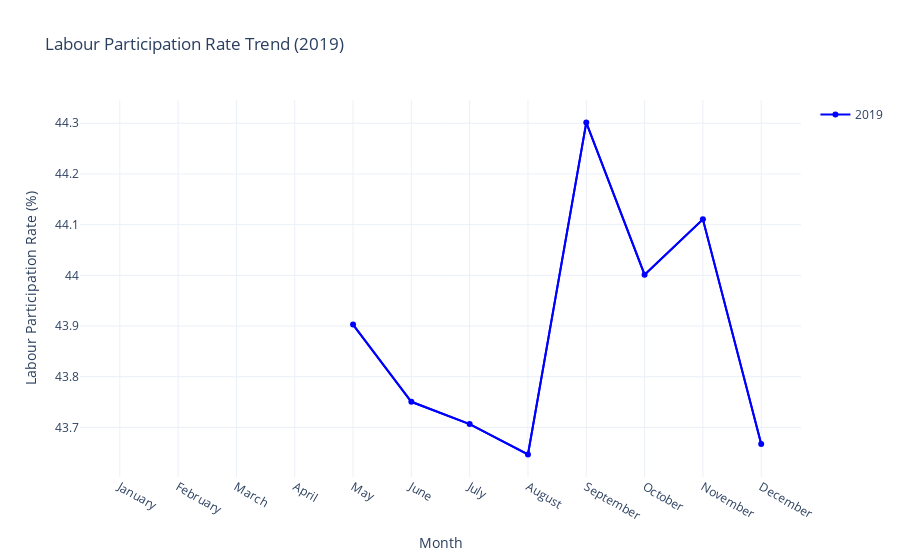

This figure's notebook cell:
### Code cell
df_2019 = df[df['Year'] == 2019]
month_order = [calendar.month_name[i] for i in range(1, 13)]
df_2019['Month'] = pd.Categorical(df_2019['Month'], categories=month_order, ordered=True)

df_2019_monthly_avg = df_2019.groupby('Month')['Estimated Labour Participation Rate'].mean().reset_index()

fig_2019 = px.line(df_2019_monthly_avg, x='Month', y='Estimated Labour Participation Rate', 
                   title='Labour Participation Rate Trend (2019)',
                   labels={'Estimated Labour Participation Rate': 'Labour Participation Rate (%)'},
                   line_dash_sequence=['solid'], color_discrete_sequence=['blue'])

trace_2019 = go.Scatter(x=df_2019_monthly_avg['Month'], y=df_2019_monthly_avg['Estimated Labour Participation Rate'], 
                        mode='markers+lines', name='2019', line=dict(color='blue'))

fig_2019.add_trace(trace_2019)
fig_2019.update_layout(
    xaxis_title='Month',
    yaxis_title='Labour Participation Rate (%)',
    template='plotly_white'
)

fig_2019.show()

### Figure 1 — Plotly figure (JSON) as saved in the notebook; plotly's stock layout.template omitted (floating-point values rounded to 4 significant figures)
{"data": [{"hovertemplate": "Month=%{x}<br>Labour Participation Rate (%)=%{y}<extra></extra>", "legendgroup": "", "line": {"color": "blue", "dash": "solid"}, "marker": {"symbol": "circle"}, "mode": "lines", "name": "", "orientation": "v", "showlegend": false, "type": "scatter", "x": ["January", "February", "March", "April", "May", "June", "July", "August", "September", "October", "November", "December"], "xaxis": "x", "y": [null, null, null, null, 43.9, 43.75, 43.71, 43.65, 44.3, 44.0, 44.11, 43.67], "yaxis": "y"}, {"line": {"color": "blue"}, "mode": "markers+lines", "name": "2019", "type": "scatter", "x": ["January", "February", "March", "April", "May", "June", "July", "August", "September", "October", "November", "December"], "y": [null, null, null, null, 43.9, 43.75, 43.71, 43.65, 44.3, 44.0, 44.11, 43.67]}], "layout": {"autosize": true, "legend": {"tracegroupgap": 0}, "title": {"text": "Labour Participation Rate Trend (2019)"}, "xaxis": {"anchor": "y", "autorange": true, "domain": [0, 1], "range": [-0.6673, 11.67], "title": {"text": "Month"}, "type": "category"}, "yaxis": {"anchor": "x", "autorange": true, "domain": [0, 1], "range": [43.59, 44.36], "title": {"text": "Labour Participation Rate (%)"}, "type": "linear"}}}
